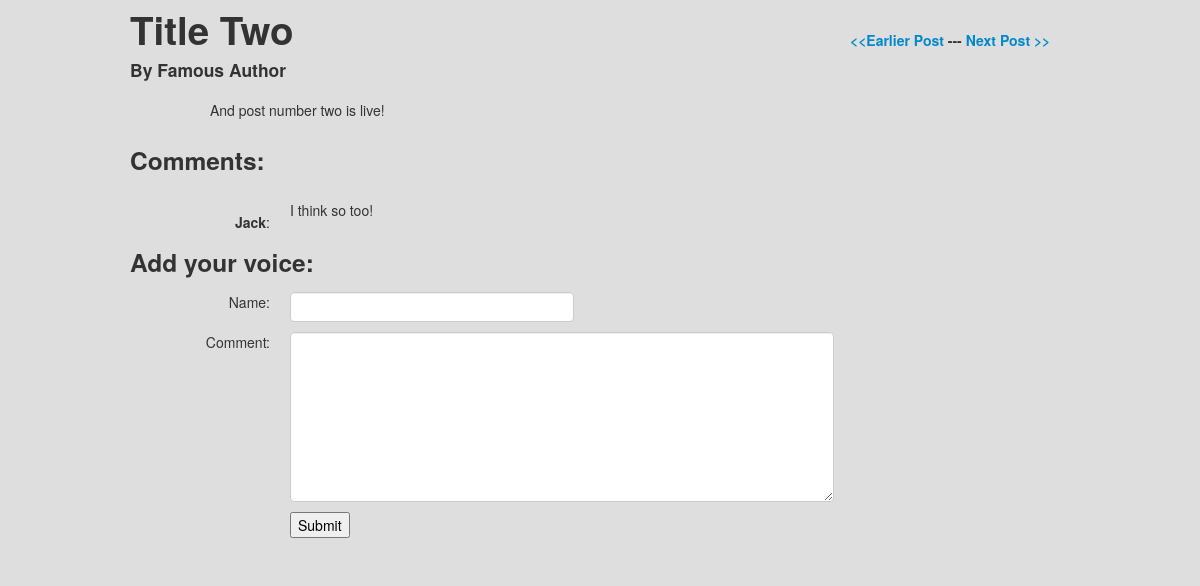
Page /blog/2/ on the earlier database version.
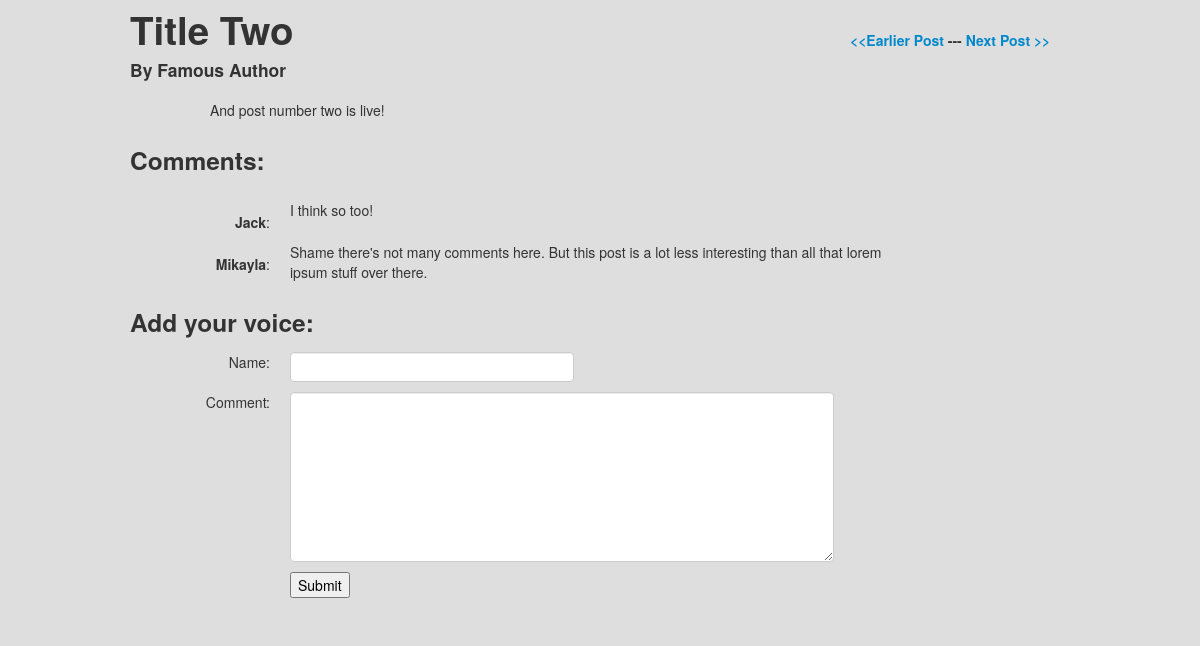
Same page on the later database version.
### blog/models.py (models this page shows, shortened)
class Comment(models.Model):
	post = models.ForeignKey(Post)
	commentor = models.CharField(max_length=50)
	com_text = models.TextField()
	com_date = models.DateTimeField('date commented')
	class Meta:
		ordering = ('com_date',)

### blog/views.py (the view)
# urls.py: url(r'^(?P<post_id>\d+)/$', views.detail, name='detail'),
def detail(request, post_id):
	post = get_object_or_404(Post, pk=post_id)
	if (request.POST):
		post.comment_set.create(commentor=request.POST['name'], com_text=request.POST['comtext'], com_date=timezone.now())
	comment_list = post.comment_set.order_by('com_date')
	return render(request, 'blog/detail.html', {'post': post, 'comment_list': comment_list})

### blog/models.py (called while the page is built)
	def next_id(self):
		return self.id + 1

	def prev_id(self):
		return self.id - 1

### blog/templates/blog/detail.html (shortened to what this page needs)
{% load staticfiles %}
<!DOCTYPE html>
<html>
  <head>
    <link href="{% static 'blog/bootstrap.css' %}" type = "text/css" rel="stylesheet" media="screen">
  </head>
  <body>
<div class="container">
	<div class="row">
		<div class="span9">
<h1>{{ post.title }}</h1>
<h4>By {{ post.author }}</h4></div>
<div class="span3"
<br><br><h5>
	{% if post.prev_id != 0 %}
		<a href="{% url 'blog:detail' post.prev_id  %}">&lt&lt;Earlier Post</a> ---
	{% endif %}
	<a href="{% url 'blog:detail' post.next_id %}">Next Post &gt&gt</a></h5>
</div>
</div>
<div class="row">
<div class="span9 offset1">
<p> {{ post.text|linebreaks }}</p>
</div>
</div>
{% if comment_list %}
<h3>Comments:</h3>
	{% for c in comment_list %}
	<div class="row">
	<div class="span2 r-align"><strong><small><br></small>{{ c.commentor }}</strong>: </div>
	<div class="span8"><p>{{ c.com_text|linebreaks }}</p></div>
	</div>
	{% endfor %}
{% endif %}
<h3>Add your voice:</h3>
<form action="{% url 'blog:detail' post.id %}" method="post">
	<div class="row">
		<div class="span2 r-align">
	Name:</div> <div class="span7"> <input type="text" class="input-xlarge" name="name" /> </div></div>
	<div class="row"><div class="span2 r-align">
	Comment:</div> <div class="span7"> <textarea class="input-xxlarge" name="comtext" rows="8" columns="100"></textarea> </div>
</div>
	<div class="row"><div class="span3 offset2">
	<input type="submit"></div></div>
</form>
</div>
</body>
</html>

Differences in the rows shown:
added Comment: commentor "Mikayla", com_text "Shame there's not many comments here. But this post is a lot less interesting than all that lorem ipsum stuff over there."
